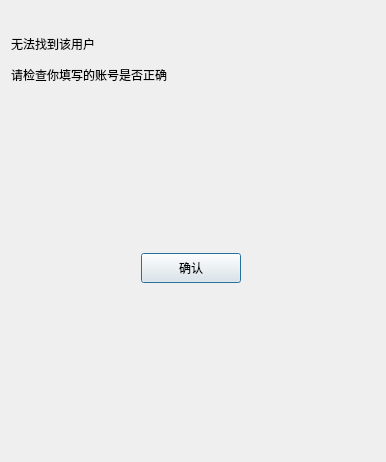
<?xml version="1.0" encoding="UTF-8"?>
<ui version="4.0">
 <class>FindFailedDlg</class>
 <widget class="QDialog" name="FindFailedDlg">
  <property name="geometry">
   <rect>
    <x>0</x>
    <y>0</y>
    <width>386</width>
    <height>462</height>
   </rect>
  </property>
  <property name="windowTitle">
   <string>Dialog</string>
  </property>
  <layout class="QVBoxLayout" name="verticalLayout">
   <item>
    <spacer name="verticalSpacer">
     <property name="orientation">
      <enum>Qt::Vertical</enum>
     </property>
     <property name="sizeType">
      <enum>QSizePolicy::Fixed</enum>
     </property>
     <property name="sizeHint" stdset="0">
      <size>
       <width>20</width>
       <height>20</height>
      </size>
     </property>
    </spacer>
   </item>
   <item>
    <widget class="QLabel" name="failTip">
     <property name="minimumSize">
      <size>
       <width>0</width>
       <height>25</height>
      </size>
     </property>
     <property name="maximumSize">
      <size>
       <width>16777215</width>
       <height>25</height>
      </size>
     </property>
     <property name="text">
      <string>无法找到该用户</string>
     </property>
    </widget>
   </item>
   <item>
    <widget class="QLabel" name="failTip2">
     <property name="minimumSize">
      <size>
       <width>0</width>
       <height>25</height>
      </size>
     </property>
     <property name="maximumSize">
      <size>
       <width>16777215</width>
       <height>25</height>
      </size>
     </property>
     <property name="text">
      <string>请检查你填写的账号是否正确</string>
     </property>
    </widget>
   </item>
   <item>
    <widget class="QWidget" name="widget" native="true">
     <widget class="ClickBtn" name="failSureBtn">
      <property name="geometry">
       <rect>
        <x>130</x>
        <y>160</y>
        <width>100</width>
        <height>30</height>
       </rect>
      </property>
      <property name="minimumSize">
       <size>
        <width>100</width>
        <height>30</height>
       </size>
      </property>
      <property name="maximumSize">
       <size>
        <width>100</width>
        <height>30</height>
       </size>
      </property>
      <property name="text">
       <string>确认</string>
      </property>
     </widget>
    </widget>
   </item>
  </layout>
 </widget>
 <customwidgets>
  <customwidget>
   <class>ClickBtn</class>
   <extends>QPushButton</extends>
   <header>clickbtn.h</header>
  </customwidget>
 </customwidgets>
 <resources/>
 <connections/>
</ui>
